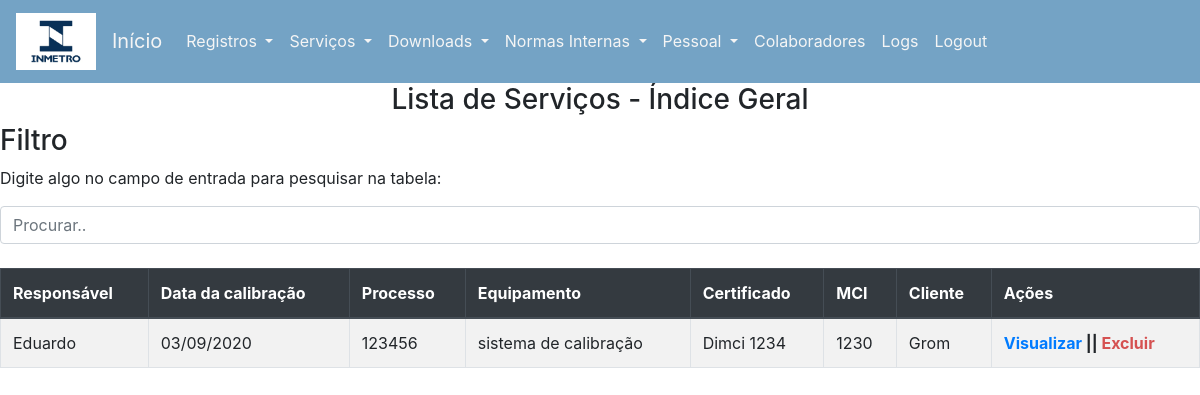
Page /indice_geral (signed in) on the committed database.
### app/models/indice_geral.py (models this page shows, shortened)
class Indice_Geral(db.Model):
    __tablename__ = 'indice_geral'
    id = db.Column('id', db.Integer, primary_key=True, autoincrement=True)
    data_realizacao_calibracao = db.Column(db.DateTime(),nullable=True)
    data_registro = db.Column(db.DateTime(), nullable=False, default=datetime.utcnow)
    certificado = db.Column(db.String(50))
    descricao = db.Column(db.Text(), nullable=True)
    agendamento_id = db.Column(db.Integer, db.ForeignKey('agendamento.id'), nullable=True)
    agendamento = db.relationship('Agendamento', back_populates="indice_geral")
    usuario_id = db.Column(db.Integer, db.ForeignKey('usuario.id'), nullable=True)
    usuario = db.relationship('Usuario', back_populates="indice_geral")

### app/models/usuario.py (models this page shows, shortened)
class Usuario (UserMixin,db.Model):
    __tablename__ = 'usuario'
    id = db.Column('id', db.Integer, primary_key=True, autoincrement=True)
    email = db.Column(db.String(100), unique=True)
    senha = db.Column(db.String(50))
    nome = db.Column(db.String(50))
    up_uo = db.Column(db.String(50))
    privilegio = db.Column(db.String(50))
    matricula = db.Column(db.String(50))
    ramal = db.Column(db.String(50))
    equipamentos = relationship("Equipamento", back_populates="usuario")
    indice_geral = db.relationship('Indice_Geral', back_populates="usuario")
    def __repr__(self):
        return "<User %r>" % self.nome

### app/models/agendamento.py (models this page shows, shortened)
class Agendamento(db.Model):
    __tablename__ = 'agendamento'
    id = db.Column('id', db.Integer, primary_key=True, autoincrement=True)
    equipamento = db.Column(db.String(100))
    processo = db.Column(db.String(50))
    prazo = db.Column(db.String(20))
    descricao = db.Column(db.Text(),nullable=True)
    data_calibracao = db.Column(db.DateTime(),nullable=True)
    data_registro = db.Column(db.DateTime(), nullable=False, default=datetime.utcnow)
    laboratorio = db.Column(db.String(100))
    cliente_id = db.Column(db.Integer, db.ForeignKey('cliente.id'), nullable=True)
    cliente = db.relationship('Cliente',back_populates="agendamento")
    indice_geral = db.relationship('Indice_Geral',back_populates="agendamento")

### app/models/cliente.py (models this page shows, shortened)
class Cliente(db.Model):
    __tablename__ = 'cliente'
    id = db.Column('id',db.Integer,primary_key = True, autoincrement = True)
    nome = db.Column(db.String(100))
    mci = db.Column(db.String(50), unique=True)
    contato = db.Column(db.String(100),nullable=True)
    telefone1 = db.Column(db.String(100),nullable=True)
    telefone2 = db.Column(db.String(100),nullable=True)
    email1 = db.Column(db.String(100),nullable=True)
    email2 = db.Column(db.String(100),nullable=True)
    razao_social = db.Column(db.String(200),nullable=True)
    endereco = db.Column(db.String(400),nullable=True)
    equipamentos = db.Column(db.Text(),nullable=True)
    agendamento = relationship('Agendamento',back_populates="cliente")

### app/controllers/indice_geral.py (the view)
@indice.route('/indice_geral', methods = ['GET', 'POST'])
@login_required
def indice_geral():
    indice = Indice_Geral.query.all()
    print('INDICE',indice[0].usuario)
    print(indice)
    if request.method == 'POST':
        return render_template('indice_geral.html')
    return render_template('indice_geral.html', indice=indice)

### app/controllers/main.py (called while the page is built)
@lm.user_loader
def load_user(user_id):
    return Usuario.query.get(int(user_id))

### app/templates/indice_geral.html (shortened to what this page needs)
{% extends "base_laeta.html" %}
{% block content %}
<div class="">
  <h3 align="center">Lista de Serviços - Índice Geral</h3>
    <h3>Filtro</h3>
  <p>Digite algo no campo de entrada para pesquisar na tabela:</p>
  <input class="form-control" id="myInput" type="text" placeholder="Procurar..">
  <br>
<table class="table table-bordered table-striped">
  <thead class="thead-dark">
    <tr>
      <th scope="col">Responsável</th>
      <th scope="col">Data da calibração</th>
      <th scope="col">Processo</th>
      <th scope="col">Equipamento</th>
      <th scope="col">Certificado</th>
      <th scope="col">MCI</th>
      <th scope="col">Cliente</th>
      <th scope="col">Ações</th>
    </tr>
  </thead>
  <tbody id="myTable">
  {% if i != [] %}
  {% for i in indice %}
  <tr>
      <td>{{i.usuario.nome}}</td>
      <td>{{i.data_realizacao_calibracao.strftime('%d/%m/%Y')}}</td>
      <td>{{i.agendamento.processo}}</td>
      <td>{{i.agendamento.equipamento}}</td>
      <td>{{i.certificado}}</td>
      <td>{{i.agendamento.cliente.mci}}</td>
      <td>{{i.agendamento.cliente.nome}}</td>
      <th>
          <a href="/visualizarIndice/{{i.id}}">Visualizar</a> ||
          <a style ="color:#D55151;"href="/deletarIndice/{{i.id}}">Excluir</a>
      </th>
  </tr>
  {% endfor %}
  {% endif %}
  </tbody>
</table>
</div>
{% endblock %}

### rows in the picture
Indice_Geral: usuario.nome "Eduardo", data_realizacao_calibracao "03/09/2020", agendamento.processo "123456", agendamento.equipamento "sistema de calibração", certificado "Dimci 1234", agendamento.cliente.mci "1230", agendamento.cliente.nome "Grom"
